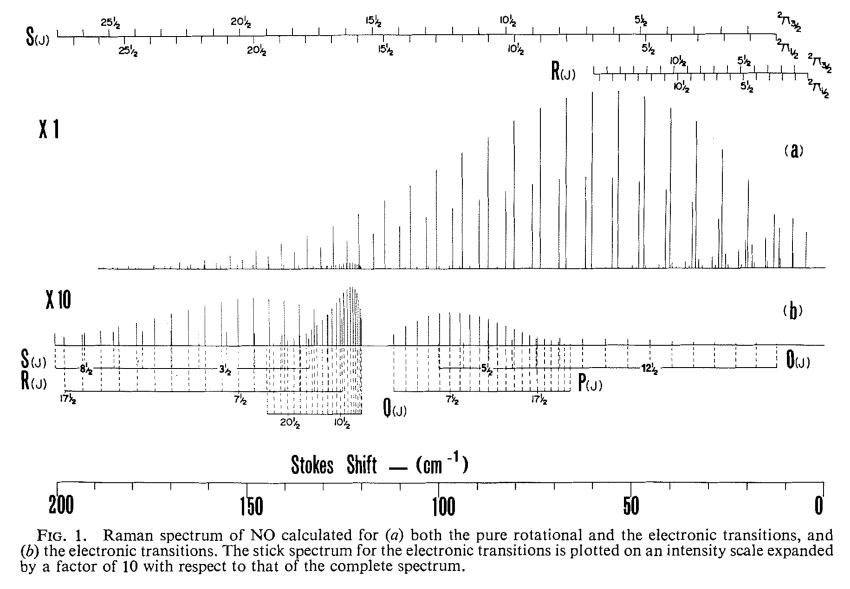
#> input picture tests/NO/spectrum_NO_lepard1970.png, 2548 x 1766 px (shown at 1/3 size)
$ python -i spectrum.py   (imports and definitions only)
#> lines starting #> are read from the running program, lines starting #| are printed output that depends on the picture
from pathlib import Path
from typing import OrderedDict, Union
from typing_extensions import Self

import pickle as pkl
import numpy as np
import pandas as pd
import sif_parser as sif_reader
import scipy.interpolate
import scipy.ndimage
import scipy.signal


# [13 lines left out: function robust_median, not called in this run]

def wavelength_to_wavenumber(lambda_):
    return 1 / lambda_


def wavenumber_to_wavelength(nu):
    return 1 / nu


class Spectrum:
    data: np.ndarray
    info: OrderedDict
    lambda_: Union[np.ndarray, None]

    _axis_lambda = 0

    def __init__(self, data, info=None, lambda_=None, lax=None):
        self.data = data
        self.info = info  # type: ignore
        self.lambda_ = lambda_  # type: ignore

        lax = 0 if lax is None else lax
        self._axis_lambda = lax

    # [83 lines left out: functions __getitem__, __sub__, __add__, __truediv__, __mul__, __matmul__ and 2 more, not called in this run]

    @property
    def c(self) -> Self:
        return self.copy()

    @property
    def sdata(self) -> np.ndarray:
        return self.squeeze(inplace=False)

    @property
    def shape(self) -> tuple:
        return self.data.shape

    @property
    def lambdanm(self) -> np.ndarray:
        return self.lambda_ * 1e9

    @property
    def dnucm(self) -> np.ndarray:
        return self.dnu() / 1e2

    # [127 lines left out: functions sort, bin, bin2, not called in this run]

    def filter(self, size=5, method="median", axes=(0, 1), inplace=True):
        if method == "median":
            data = scipy.ndimage.median_filter(
                self.data, size=size, axes=axes, mode="nearest"
            )
        elif method == "mean":
            data = scipy.ndimage.uniform_filter(
                self.data, size=size, axes=axes, mode="nearest"
            )
        elif method == "bin":
            for axis in axes:
                self.bin(size, axis=axis)
            return self
        elif method == "fft":
            # Compute the 2D Fourier Transform of the image
            f_transform = np.fft.fft2(self.data, axes=axes)

            # Shift the zero frequency component to the center
            f_transform_shifted = np.fft.fftshift(f_transform)

            # Define the dimensions of the Fourier spectrum
            rows, cols, frames = self.data.shape

            # Create a lowpass filter (e.g., a circular mask)
            cutoff_frequency = (
                size  # Adjust this value to control the amount of filtering
            )
            y, x = np.ogrid[-rows / 2 : rows / 2, -cols / 2 : cols / 2]
            lowpass_filter = np.zeros((rows, cols, frames))
            lowpass_filter[x**2 + y**2 <= cutoff_frequency**2, :] = 1

            # Apply the filter to the Fourier spectrum
            filtered_spectrum = f_transform_shifted * lowpass_filter

            # Shift the zero frequency component back to the corner
            filtered_spectrum_shifted = np.fft.fftshift(filtered_spectrum)

            # Compute the inverse Fourier Transform to obtain the filtered image
            data = np.abs(np.fft.ifft2(filtered_spectrum_shifted, axes=axes))
        else:
            raise Exception("Method must be one of [median, mean]")

        if inplace:
            self.data = data
            return self
        else:
            return data

    # [32 lines left out: functions median, mean, max, min, not called in this run]

    def suml(self, *args, inplace=True, **kwargs):
        return self.sum(*args, inplace=inplace, **{"axis": self._axis_lambda, **kwargs})

    # [106 lines left out: functions sum, interp, slice, shift, shiftmax, nan and 1 more, not called in this run]

    @property
    def nu(self):
        return wavelength_to_wavenumber(self.lambda_)

    @nu.setter
    def nu(self, nu_new):
        self.lambda_ = wavenumber_to_wavelength(nu_new)

    def dnu(self, lambda_laser=532e-9):
        return -(self.nu - wavelength_to_wavenumber(lambda_laser))

    # Utility functions
    # [108 lines left out: functions smooth, copy, print_info, from_file, from_sif, from_csv and 4 more, not called in this run]


# [4 lines not run here, left out]

>>> import cv2
>>> picture = cv2.imread('../../../tests/NO/spectrum_NO_lepard1970.png', cv2.IMREAD_GRAYSCALE)
#> picture is the input picture: shape (1766, 2548); min 0, max 255, mean 244.6
>>> result = Spectrum(picture).filter()
#> in filter, `data = scipy.ndimage.median_filter( self.data, size=size, axes=axes, m..`:
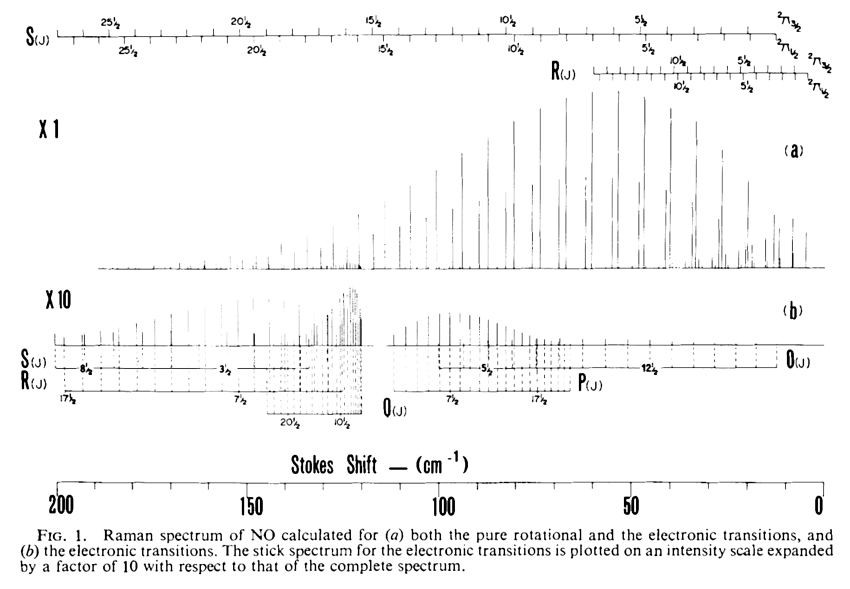
#> data: shape (1766, 2548) (shown at 1/3 size); min 0, max 255, mean 246.7
